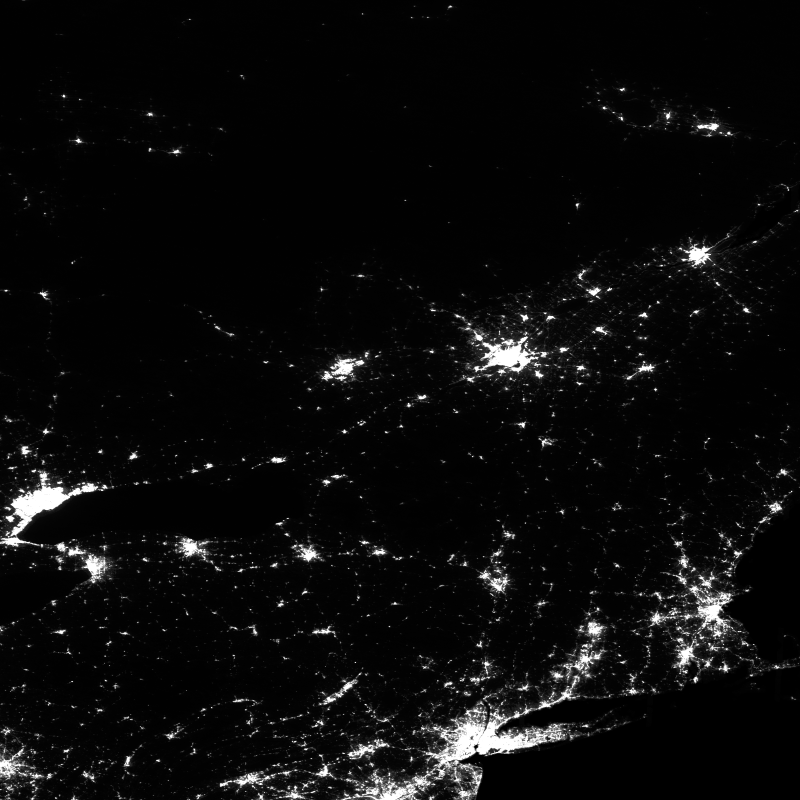
#> input picture notebooks/nightlights_notebook/data/Nightlights/input/h10v04_2019_1H_median.tif, 2400 x 2400 px (shown at 1/3 size); its folder holds 4 pictures in this run
$ jupyter execute --allow-errors Urban_Health_and_Meg-c837d51a7e11bef38f154f7f9d1af521.ipynb
#> lines starting #> are read from the running program, lines starting #| are printed output that depends on the picture
# URBAN HEALTH AND MEGACITIES: THE CASE OF NEW DELHI

### Running environment:
* This notebook can be run by installing the provided Anaconda Python environment (**notebook-env.yml**).

# USE CASE 1: Nighttime Lights
## Creating nighttime light maps with color blending

This use case demonstrates how to create **nighttime light variation maps** over a time interval (from 2019 to 2022) with additive color blending for studying the distribution of artificial lighting in urban and rural regions, offering insights into urbanization, infrastructure development, and socio-economic activity.
The Nighttime Light Levels indicator can be explored on the EO Dashboard by selecting the EXPLORE DATASETS mode and choosing [Night lights indicators](https://eodashboard.org/explore?indicator=NTLU&x=12142837.23019&y=4137471.98879&z=5.69238).

The study has been carried out by Associate Professor *TOJO Bumpei* of the Institute of Global Studies (specializing in Geographic Information Systems) in collaboration with *JAXA*.

Example of a nighttime light map covering India during 2019-2022, representing areas where a decrease in nighttime light level occurred (indicating a presumed reduction in social activity) in red, and areas where an increase occurred (indicating a presumed increase in social activity) in blue.

### 1.1 Input data
* Visible Infrared Imaging Radiometer Suite (VIIRS, onboard NASA Suomi NPP satellite).
* Aggregation: data aggregated on a semi-annual basis (using median image generation) with 10-degree lat/lon (geographic) grid h-v tile as Geo Tiff files.
* The tiles are 2400 x 2400 pixels, with pixel size of 0.004166 degrees (~464 m at the equator).
* Spatial Resolution: (0.4 - 0.8) km.
* Metric: nighttime radiance (measured in watts per square centimeter per steradian, [W/cm²/sr]), which represents the brightness of artificial lighting.
* Data access: aggregated input data provided by Jaxa and available locally

**VIIRS 10-degree tile scheme**

### 1.2 Importing Python libraries

[cell 1]
#Import libraries
import os
import sys
import re
import numpy as np
import rasterio
import rioxarray as rxr
import subprocess
from subprocess import Popen, PIPE
import tempfile
import matplotlib.pyplot as plt
import matplotlib.image as mpimg
from PIL import Image
import json
from ipyleaflet import Map, ImageOverlay, basemaps

### 1.3 Defining working folders

[cell 2]
input_dir = "input"
input_path = os.path.join(os.getcwd(), "Nightlights", input_dir)

output_urban = "output"
urban_path = os.path.join(os.getcwd(), "Nightlights", output_urban)

# Create output dir
os.makedirs(urban_path, exist_ok=True)

### 1.4 Visualizing input data

[cell 3]
pattern = re.compile(r"h(\d+)v(\d+)_(\d{4})_(\d)H_median\.tif")

for root, _, files in os.walk(input_path):
    grouped_files = {}

    # Grouping files by h and v
    for file in files:
        match = pattern.match(file)
        if match:
            h, v, year, H = match.groups()
            key = (h, v)
            if key not in grouped_files:
                grouped_files[key] = []
            grouped_files[key].append((year, H, os.path.join(root, file)))

    # Process files for plotting
    for (h, v), file_group in grouped_files.items():
        file_group

tuplelist2dict = {c:{'year':a,'half':b} for a,b,c in file_group}
sorted_dict = {}

grid_tile = None
for item in sorted(tuplelist2dict, key = lambda k: (tuplelist2dict[k]['year'], tuplelist2dict[k]['half'])):
    sorted_dict.update({item:tuplelist2dict[item]})
    grid_tile = item.split('/')[-1].split('_')[0]
#print(sorted_dict)

[cell 4]
def plot_figures(figures, nrows = 1, ncols=1, factor = 1., clip_range = None, **kwargs):
#> called with nrows = 4, ncols = 2, factor = 0.392, clip_range = (0, 1)
    fig, axeslist = plt.subplots(ncols=ncols, nrows=nrows, figsize=(15, 15))
    for idx,file_name in enumerate(figures):
        title = file_name.split('/')[-1]
        title = title.replace("_median.tif", "")
        axeslist.ravel()[idx].imshow(np.clip(mpimg.imread(file_name)*factor, *clip_range), **kwargs) # cmap=plt.gray(), cmap='Greys'
        axeslist.ravel()[idx].set_title(title)
        axeslist.ravel()[idx].set_axis_off()
    fig.suptitle(r'Median nighttime light level [$Wcm^{-2}sr^{-1}$]', fontsize=20)
    #plt.tight_layout()

[cell 5]
plot_figures(sorted_dict, 4, 2, clip_range=(0,1), factor=100./255.)
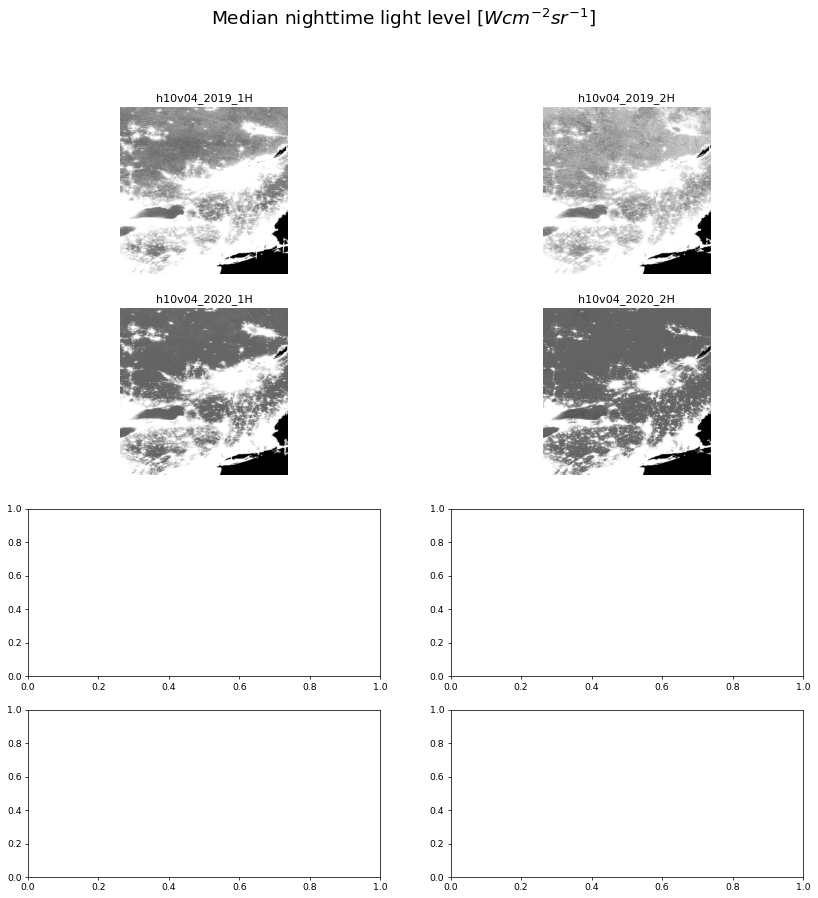
#> figure drawn by matplotlib, 4 panels

### 1.5 Applying color blending

Additive color blending involves mixing the primary colors of light, red (R), green (G), and blue (B), while adjusting their luminance levels. By manipulating the luminance of these colors, a wide range of hues can be achieved, with the key characteristic being that combining all three colors results in white.

Technique
- maximum pixel value of images for 2019 (brightest pixel values) is assigned to red (R)
- minimum pixel value of images for 2020-2021 (darkest pixel values) is assigned to green (G)
- maximum pixel value of images for 2022 (brightest pixel values) is assigned to blue (B)

Output
- regions where a decrease in nighttime light level occurred are displayed in red
- areas that experienced an increase (presumed to indicate an increase in social activity) are shown in blue
- regions where there was no significant change throughout the pandemic are displayed in a gradient from gray to white.

[cell 6]
pattern = re.compile(r"h(\d+)v(\d+)_(\d{4})_(\d)H_median\.tif")


def read_and_preprocess(file):
    with rasterio.open(file) as src:
        img = src.read(1)
        img = np.nan_to_num(img, nan=0)  # Replace NaNs with zeros
        return img, src.profile


def additive_blending(grouped_files):
    # Process each group of files for blending
    for (h, v), file_group in grouped_files.items():
        # Initialize arrays to store the maximum and minimum values for each year
        max_2019 = None
        min_2020_2021 = None
        max_2022 = None

        for year, H, file in file_group:
            img, profile = read_and_preprocess(file)

            if year == '2019':
                if max_2019 is None:
                    max_2019 = img
                else:
                    max_2019 = np.maximum(max_2019, img)
            elif year in ['2020', '2021']:
                if min_2020_2021 is None:
                    min_2020_2021 = img
                else:
                    min_2020_2021 = np.minimum(min_2020_2021, img)
            elif year == '2022':
                if max_2022 is None:
                    max_2022 = img
                else:
                    max_2022 = np.maximum(max_2022, img)

    # Create the blended image using the specified blending technique
    blended_img = np.zeros((max_2019.shape[0], max_2019.shape[1], 3), dtype=np.float32)
    blended_img[:, :, 0] = max_2019.astype(np.float32)  # Red band: maximum of 2019
    blended_img[:, :, 1] = min_2020_2021.astype(np.float32)  # Green band: minimum of 2020-2021 compared
    blended_img[:, :, 2] = max_2022.astype(np.float32)  # Blue band: maximum of 2022

    return blended_img, profile

[cell 7]
# Grouping files per (h,v) tiles and years span
grouped_files = {}
for root, _, files in os.walk(input_path):


    # Group files by h and v
    for file in files:
        match = pattern.match(file)
        if match:
            h, v, year, H = match.groups()
            key = (h, v)
            if key not in grouped_files:
                grouped_files[key] = []
            grouped_files[key].append((year, H, os.path.join(root, file)))


# blending
#> (the rest of this cell did not finish here and is left out)

### 1.6 Employing "urban" stretch processing

The purpose of the stretch processing is to emphasize the nighttime light level of each band (corresponding to 2019, 2020-21, and 2022), focusing on:
- "urban" nighttime light levels: the display range of each band is adjusted to 25-1000 [watts·cm-2·sr-1], emphasizing brighter areas

[cell 8]
# Urban stretch processing: Emphasize brighter areas
def urban_stretch_processing(band):
    min_val = 25
    max_val = 1000
    band = np.clip(band, min_val, max_val)
    band = (band - min_val) / (max_val - min_val) * 255
    return band.astype(np.uint8)

# Apply urban stretch processing to each band
#> (the rest of this cell did not finish here and is left out)

### 1.7 Plotting blended image

[cell 9]
def plot_image(image, factor=1.0, clip_range = None, **kwargs):
    fig, ax = plt.subplots(nrows=1, ncols=1, figsize=(15, 15))
    if clip_range is not None:
        ax.imshow(np.clip(image * factor, *clip_range), **kwargs)
    else:
        ax.imshow(image * factor, **kwargs)
    ax.set_xticks([])
    ax.set_yticks([])


#> (the rest of this cell did not finish here and is left out)

### 1.8 Overlaying with an interactive map

Saving blended image as Cloud Optimized GeoTIFF

[cell 10]
# Exporting output as COG file
res_name = f"Nighttimelevel_Urban_{grid_tile}_2019-2022.tif"
output_cog = os.path.join(urban_path, res_name)


# Write the blended image directly to a temporary file
#> (the rest of this cell did not finish here and is left out)

Extracting bounding-box coordinates

#> (a cell that did not finish here is left out)

Adding alpha channel to the blended image

[cell 12]
def almostEquals(a,b,thres=50):
    return all(abs(a[i]-b[i])<thres for i in range(len(a)))


#> (the rest of this cell did not finish here and is left out)

Overlay with OpenStreetMap

#> (a cell that did not finish here is left out)

Using additive color blending images to focus on urban areas in India, in particular the North-West part comprising New Delhi, Jaipur, Agra, Gwalior, ...

### 1.9 Alternative stretch processing approaches

- "Rural" nighttime light levels: setting each band's display range to 0-50 [Watts·cm-2·sr-1] to emphasize darker areas
- For a broader focus (from rural to urban areas): applying a log10 transformation to the values of each band with a display range set to 0-3.6 (equivalent to 0-3981 [Watts·cm-2·sr-1])

### 1.10 Final remarks

This product has been specifically designed for utilization by researchers in applied scientific fields.
**Potential applications** are being explored in environmental and social issue studies, such as:
* **disaster recovery**
* **energy**
* **urban land use changes**
* **conflicts**
* **migration**
* **monitoring of illegal, unreported activities**

### To learn more

The presented approach is often referenced in scientific and public health research. For example, Bunpei Tojo (2021) used Nightlights data in the study "Application of Earth observation satellite data to public health: Comparison of night light (VIIRS) and solar radiation (SGLI) and domestic COVID-19 epidemic," presented at the 12th Federation of Science and Technology conference, to analyze the relationship between nighttime light intensity and public health factors.
https://doi.org/10.11487/oukan.2021.0_B-4-4.

# USE CASE 2: Air Pollution
##  Monitoring NO2 concentrations over Northern India

Air quality is poor across India, but especially poor in **Northern India** due to a mix of human activity and seasonal weather conditions:
* **Vehicle emissions**: The city's high population density results in heavy traffic and significant pollution from older and poorly maintained vehicles. Increased investment in mass transportation and stricter fuel efficiency enforcement could help mitigate these issues in future.
* **Industrial and construction dust**: Industrial operations and ongoing construction projects release fine particulate matter into the air.
* **Home heating**: Coal, firewood, and diesel generator use can contribute to poor air quality.
* **Weather patterns**: Chillier temperatures, low wind speeds, and heavy air trap pollutants close to the ground during colder months, worsening smog.
* **Crop stubble burning**: Farmers in neighboring states including Bihar, Haryana, and Uttar Pradesh burn agricultural waste, contributing to particulate pollution

Combined, these factors create a toxic atmosphere. Air quality is particularly dangerous during the winter months, when weather conditions exacerbate pollution.

In particular, Delhi and large parts of North India experienced a significant **air quality crisis towards the end of 2024**, with air quality reaching the "Severe" and "Hazardous" categories, leading to a public health emergency.

This use case aims at analyzing the air quality over North India, showing how to create a **time series plot of mean tropospheric NO2 values** accompanied by the standard deviation to assess the impact of the pollutant agent.

The tropospheric NO2 concetrations can be further explored on the EO Dashboard by selecting the ATMOSPHERE Theme and choosing [Air Quality (tropospheric NO2 concentrations)](https://eodashboard.org/explore/?indicator=N1_NO2&x=0.0000&y=0.0000&z=2.6812&datetime=2025-06-23&template=expert).

### 2.1 Input data
* Tropospheric nitrogen dioxide (NO2) measurements obtained by TROPOMI (multispectral imaging spectrometer) aboard ESA Sentinel-5 Precursor (S5P) satellite (part of the European Copernicus programme)
* Aggregation: data combined over 14 days for averaging out meteorological daily variability
* Spectral bands: ultraviolet and visible (270–500 nm), near-infrared (675–775 nm) and shortwave infrared (2305–2385 nm)
* Resolution: (7 × 3.5) km
* Metric: micromoles per square meter [μmol/m²], total number of molecules of NO2 within a column of the atmosphere
* Data access: aggregated data collection available on Sentinel Hub as [Bring Your Own COG (BYOC)](https://docs.sentinel-hub.com/api/latest/data/byoc/) and accessed using Sentinel Hub APIs

### 2.2 Importing Python libraries

[cell 14]
from oauthlib.oauth2 import BackendApplicationClient
from requests_oauthlib import OAuth2Session
import subprocess
import json
import requests
import pandas as pd
import os
import IPython.display
from datetime import datetime
import matplotlib.pyplot as plt
from sentinelhub import BBox

### 2.3 Visualizing the AoI (Gurugram, South-West of New Delhi)

[cell 15]
# Gurugram coordinates
top_left_x =  76.9602268594042
#> top_left_x = 76.96
top_left_y = 28.5355222251629
bottom_right_x = 77.11128887112295
bottom_right_y = 28.394875392026698

bbox = [
  top_left_x,
  bottom_right_y,
  bottom_right_x,
  top_left_y
        ]
#> bbox = [76.96, 28.39, 77.11, 28.54]

# Bbox EPSG
bbox_epsg = 4326

[cell 16]
# Plotting the bounding box on a map

IPython.display.GeoJSON(BBox(bbox,crs=bbox_epsg).get_geojson())
#> (this line was passed over: sentinelhub is not available in this run)

### 2.4 Using Sentinel Hub statistical API request to access NO2 data collection for the selected AoI

The Statistical API (or shortly "Stats API") enables to get statistics calculated based on satellite imagery without having to download images.
In the **Statistical API request**, one can specify the following **inputs**:
* **area of interest (AoI)**
* **time period**
* **data collection** data collection id info on the publicly accessible [STAC catalog](https://esa-eodashboards.github.io/eodashboard-catalog/trilateral/catalog.json) (it can be also be queried via the pystac library as in this [example](https://eodashboard.org/notebook/?id=notebooks/eodashboard-stac-access/eodashboard-stac-access))
* **evalscript** or "custom script" is a piece of Javascript code which defines how the satellite data shall be processed by Sentinel Hub and what values the service shall return (more info [here](https://docs.sentinel-hub.com/api/latest/evalscript/v3/))
* **statistics to be calculated** are returned in the API response in a json format. Further details can be found on the corresponding [SH documentation](https://docs.sentinel-hub.com/api/latest/api/statistical/).

#### Defining Statistical API input parameters: AoI, time period, data collection

[cell 17]
# AoI coordinates WGS84 (Gurugram)
bbox = [
  top_left_x,
  top_left_y,
  bottom_right_x,
  bottom_right_y,
        ]
#> bbox = [76.96, 28.54, 77.11, 28.39]

# Time period
date_from = "2024-11-01T00:00:00.000Z"
date_to = "2025-02-28T00:00:00.000Z"

# Data collection id
data_collection = "byoc-972e67a7-2ca8-4bf6-964a-11fe772e3ac2"
